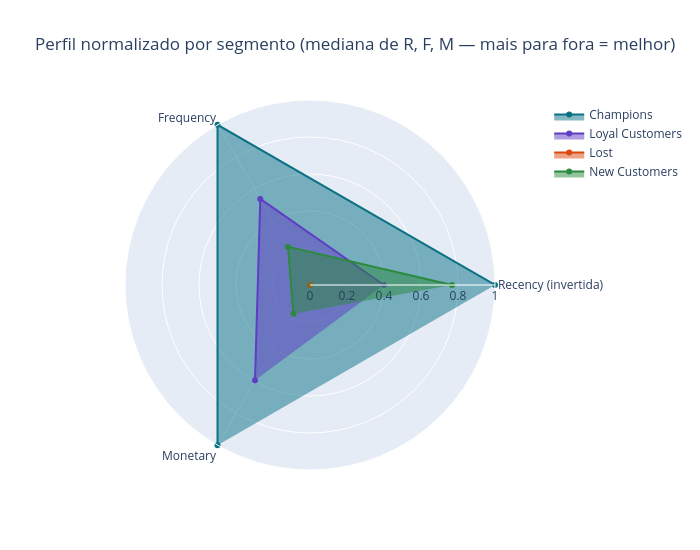

The notebook cell this image was saved under:
### Code cell
# perfil por segmento (medianas na escala original — mais interpretável que Z)
perfil_rfm = rfm.groupby("segmento")[FEATURES].median().loc[ORDEM_SEG]

# normaliza em espaço log1p, não na escala original — um único segmento extremo em
# Frequency/Monetary (mesmo problema de escala da seção 3) dominaria o min-max e
# esmagaria a diferença visual entre os demais
perfil_log = np.log1p(perfil_rfm)
perfil_norm = (perfil_log - perfil_log.min()) / (perfil_log.max() - perfil_log.min())

# no radar, Recency é invertida: assim "mais para fora" significa "melhor" nos três
# eixos (mais recente, mais frequente, mais valor) e a área do polígono lê-se como valor
radar = perfil_norm.copy()
radar["Recency"] = 1 - radar["Recency"]
eixos = ["Recency (invertida)", "Frequency", "Monetary"]

fig_radar = go.Figure()
for seg in radar.index:
    fig_radar.add_trace(go.Scatterpolar(
        r=radar.loc[seg].values, theta=eixos, fill="toself", name=seg, line_color=COR_SEG[seg],
    ))
fig_radar.update_layout(
    title="Perfil normalizado por segmento (mediana de R, F, M — mais para fora = melhor)",
    polar=dict(radialaxis=dict(visible=True, range=[0, 1])),
    width=700, height=550,
)
fig_radar.show()

### Figure 1 — Plotly figure (JSON) as saved in the notebook; plotly's stock layout.template omitted (floating-point values rounded to 4 significant figures)
{"data": [{"fill": "toself", "line": {"color": "#0B7285"}, "name": "Champions", "r": [1.0, 1.0, 1.0], "theta": ["Recency (invertida)", "Frequency", "Monetary"], "type": "scatterpolar"}, {"fill": "toself", "line": {"color": "#5F3DC4"}, "name": "Loyal Customers", "r": [0.3997, 0.5375, 0.5945], "theta": ["Recency (invertida)", "Frequency", "Monetary"], "type": "scatterpolar"}, {"fill": "toself", "line": {"color": "#D9480F"}, "name": "Lost", "r": [0.0, 0.0, 0.0], "theta": ["Recency (invertida)", "Frequency", "Monetary"], "type": "scatterpolar"}, {"fill": "toself", "line": {"color": "#2B8A3E"}, "name": "New Customers", "r": [0.7678, 0.2378, 0.1792], "theta": ["Recency (invertida)", "Frequency", "Monetary"], "type": "scatterpolar"}], "layout": {"height": 550, "polar": {"radialaxis": {"range": [0, 1], "visible": true}}, "title": {"text": "Perfil normalizado por segmento (mediana de R, F, M — mais para fora = melhor)"}, "width": 700}}
